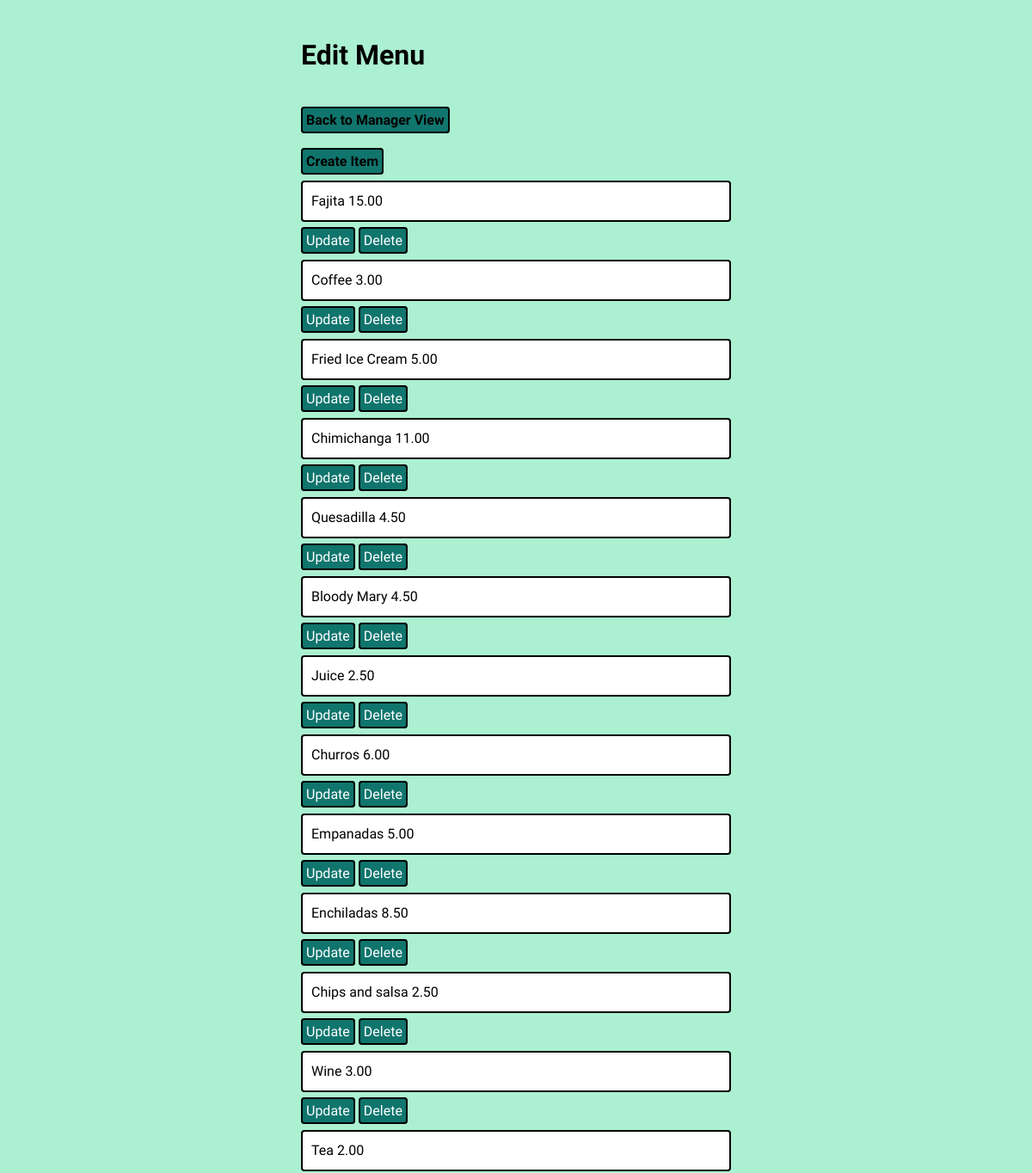
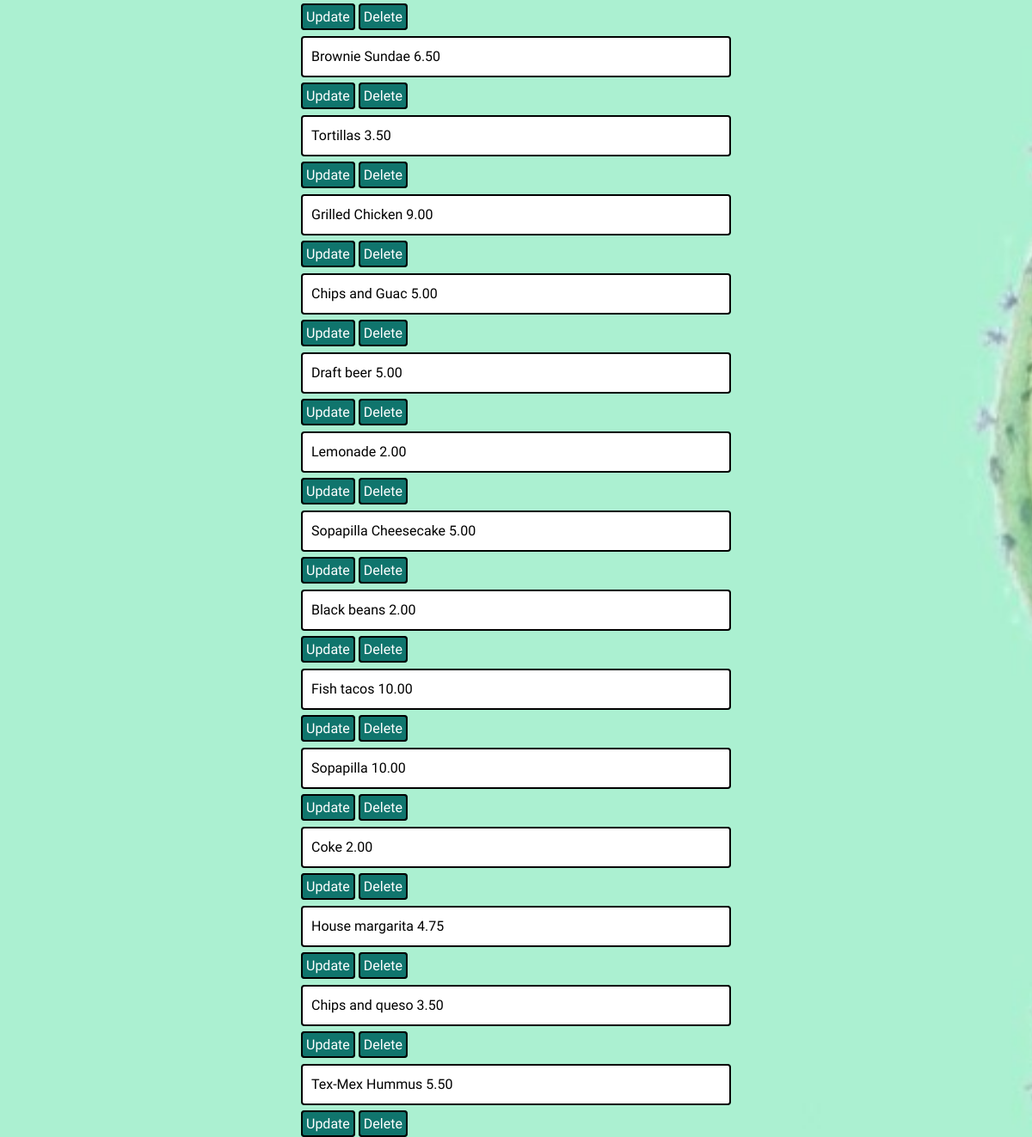
The app's page /manager-menu/ with its own data (2 pictures, top to bottom).
### menu/models.py (models this page shows, shortened)
class Item(models.Model):   #creates an item for all menu items
    name = models.CharField(default='abc', null=False, max_length=32)
    price = models.DecimalField(decimal_places=2, max_digits=4, default=5.00)
    description = models.CharField(default='abc', null=False, max_length=200)
    image = models.ImageField(null=True, blank=False,upload_to='images/')
    calory_info = models.IntegerField(default=50)
    cat = models.ForeignKey(category, on_delete=models.SET_NULL, null=True)

### staff/views.py (the view)
# urls.py: path('manager-menu/', manager_menu, name="manager_menu"),
def manager_menu(request):  #displays all menu items to manager with an update/delete button for each item and a create item button
    items = Item.objects.all() #put all food items in database in this single variable
    context = {'itms':items}
    return render(request, 'manager_menu.html',context)

### templates/staff/manager_menu.html (shortened to what this page needs)
{% load static %}
<link rel="stylesheet" href="{% static '/orders/styleCartAndPayment.css' %}">
<body>
<h1>Edit Menu</h1>
<a class="create-item" href="{% url 'manager_home' %}">Back to Manager View</a>
<br>
<br>
<a class="create-item" href="{% url 'create_item' %}">Create Item</a>
{% for item in itms %}
    <p class="item-container">{{item.name}} {{item.price}} </p>
    <a class = "btn btn-sm btn-info" href ="{% url 'update_item' item.id%}">Update</a>
    <a class = "btn btn-sm btn-danger" href ="{% url 'delete_item' item.id%}">Delete</a>
{% endfor %}
</body>

### static/orders/styleCartAndPayment.css (style rules this page uses)
* { padding: 0; margin: 0; box-sizing: border-box; }
body { background: url(BG3.jpg)lightseagreen; line-height: 1.5; font-family: var(--Mont); background-size: cover; }

### templates/staff/manager_menu.html (style rules this page uses)
body { max-width: 500px; margin: auto; background: url("../../static/menu/BG3.jpg"); background-repeat: no-repeat; background-size: cover; background-position: center; background-attachment: fixed; }
h1 { margin-top: 40px; margin-bottom: 40px; }
a { background-color: rgb(16, 117, 109); color: white; text-decoration: none; text-align: right; border: 2px solid black; border-radius: 4px; padding: 4px; margin-top: 10px; }
.create-item { text-align: center; text-decoration: none; font-weight: bold; color: black; border: 2px solid black; width: 125px; }
.item-container { margin-top: 10px; margin-bottom: 10px; padding: 10px; border: 2px solid black; width: 500px; border-radius: 4px; background-color: white; }

### records on screen
Item: name "Fajita", price "15.00"
Item: name "Coffee", price "3.00"
Item: name "Fried Ice Cream", price "5.00"
Item: name "Chimichanga", price "11.00"
Item: name "Quesadilla", price "4.50"
Item: name "Bloody Mary", price "4.50"
Item: name "Juice", price "2.50"
Item: name "Churros", price "6.00"
Item: name "Empanadas", price "5.00"
Item: name "Enchiladas", price "8.50"
Item: name "Chips and salsa", price "2.50"
Item: name "Wine", price "3.00"
Item: name "Tea", price "2.00"
Item: name "Brownie Sundae", price "6.50"
Item: name "Tortillas", price "3.50"
Item: name "Grilled Chicken", price "9.00"
Item: name "Chips and Guac", price "5.00"
Item: name "Draft beer", price "5.00"
Item: name "Lemonade", price "2.00"
Item: name "Sopapilla Cheesecake", price "5.00"
Item: name "Black beans", price "2.00"
Item: name "Fish tacos", price "10.00"
Item: name "Sopapilla", price "10.00"
Item: name "Coke", price "2.00"
Item: name "House margarita", price "4.75"
Item: name "Chips and queso", price "3.50"
Item: name "Tex-Mex Hummus", price "5.50"
